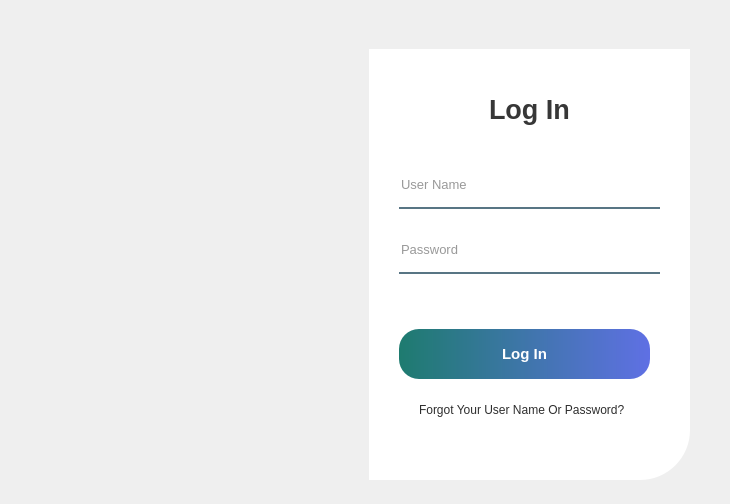
<?xml version="1.0" encoding="UTF-8"?>
<ui version="4.0">
 <class>Form</class>
 <widget class="QWidget" name="Form">
  <property name="geometry">
   <rect>
    <x>0</x>
    <y>0</y>
    <width>730</width>
    <height>504</height>
   </rect>
  </property>
  <property name="windowTitle">
   <string>Form</string>
  </property>
  <widget class="QWidget" name="widget" native="true">
   <property name="geometry">
    <rect>
     <x>9</x>
     <y>19</y>
     <width>701</width>
     <height>471</height>
    </rect>
   </property>
   <widget class="QLabel" name="label">
    <property name="geometry">
     <rect>
      <x>40</x>
      <y>30</y>
      <width>321</width>
      <height>431</height>
     </rect>
    </property>
    <property name="styleSheet">
     <string notr="true">border-image: url(:/images/Gemini_Generated_Image_k3pdhzk3pdhzk3pd.jpeg);
border-top-left-radius: 50px;
</string>
    </property>
    <property name="text">
     <string/>
    </property>
   </widget>
   <widget class="QLabel" name="label_2">
    <property name="geometry">
     <rect>
      <x>360</x>
      <y>30</y>
      <width>321</width>
      <height>431</height>
     </rect>
    </property>
    <property name="styleSheet">
     <string notr="true">background-color:rgb(255, 255, 255);
border-bottom-right-radius:50px;</string>
    </property>
    <property name="text">
     <string/>
    </property>
   </widget>
   <widget class="QLabel" name="label_3">
    <property name="geometry">
     <rect>
      <x>480</x>
      <y>70</y>
      <width>100</width>
      <height>40</height>
     </rect>
    </property>
    <property name="font">
     <font>
      <pointsize>20</pointsize>
      <bold>true</bold>
     </font>
    </property>
    <property name="styleSheet">
     <string notr="true">color:rgba(0, 0, 0, 200);</string>
    </property>
    <property name="text">
     <string>Log In</string>
    </property>
   </widget>
   <widget class="QLineEdit" name="lineEdit">
    <property name="geometry">
     <rect>
      <x>390</x>
      <y>150</y>
      <width>261</width>
      <height>40</height>
     </rect>
    </property>
    <property name="font">
     <font>
      <pointsize>10</pointsize>
     </font>
    </property>
    <property name="styleSheet">
     <string notr="true">background-color: rgba(0, 0, 0, 0); /* خلفية شفافة */
border: none;
border-bottom: 2px solid rgba(46, 82, 101, 0.8); /* استخدمي rgba بدل rgb مع قيمة شفافية */
color: rgba(0, 0, 0, 0.8); /* اللون مع شفافية مناسبة */
padding-bottom: 7px; /* كانت مكتوبة غلط: padding-bootom */
</string>
    </property>
    <property name="placeholderText">
     <string>User Name</string>
    </property>
   </widget>
   <widget class="QLineEdit" name="lineEdit_2">
    <property name="geometry">
     <rect>
      <x>390</x>
      <y>215</y>
      <width>261</width>
      <height>40</height>
     </rect>
    </property>
    <property name="font">
     <font>
      <pointsize>10</pointsize>
     </font>
    </property>
    <property name="styleSheet">
     <string notr="true">background-color: rgba(0, 0, 0, 0); /* خلفية شفافة */
border: none;
border-bottom: 2px solid rgba(46, 82, 101, 0.8); /* استخدمي rgba بدل rgb مع قيمة شفافية */
color: rgba(0, 0, 0, 0.8); /* اللون مع شفافية مناسبة */
padding-bottom: 7px; /* كانت مكتوبة غلط: padding-bootom */
</string>
    </property>
    <property name="echoMode">
     <enum>QLineEdit::EchoMode::Password</enum>
    </property>
    <property name="placeholderText">
     <string>Password</string>
    </property>
   </widget>
   <widget class="QPushButton" name="pushButton">
    <property name="geometry">
     <rect>
      <x>390</x>
      <y>310</y>
      <width>251</width>
      <height>50</height>
     </rect>
    </property>
    <property name="font">
     <font>
      <pointsize>11</pointsize>
      <bold>true</bold>
     </font>
    </property>
    <property name="styleSheet">
     <string notr="true">QPushButton#pushButton {
    background-color: qlineargradient(spread:pad, x1:0, y1:0, x2:1, y2:0, stop:0 rgba(30, 123, 111, 255), stop:1 rgba(95, 112, 228, 255));
    color: white;
    border-radius: 20px;
    padding: 8px 20px;
}

QPushButton#pushButton:hover {
    background-color: qlineargradient(spread:pad, x1:0, y1:0, x2:1, y2:0, stop:0 rgba(30, 123, 111, 255), stop:1 rgba(81, 84, 228, 255));
}

QPushButton#pushButton:pressed {
    padding-top: 5px;
    padding-left: 5px;
    background-color: rgb(30, 123, 111);
}

QPushButton#pushButton_2 {
    background-color: transparent;
    color: rgba(85, 98, 112, 1);
    border: none;
}

QPushButton#pushButton_2:hover {
    color: rgba(131, 96, 53, 1);
}

QPushButton#pushButton_2:pressed {
    padding-top: 5px;
    padding-left: 5px;
    color: rgba(91, 88, 53, 1);
}
</string>
    </property>
    <property name="text">
     <string>Log In</string>
    </property>
   </widget>
   <widget class="QLabel" name="label_4">
    <property name="geometry">
     <rect>
      <x>410</x>
      <y>380</y>
      <width>231</width>
      <height>21</height>
     </rect>
    </property>
    <property name="styleSheet">
     <string notr="true">color: rgba(0, 0, 0, 0.82); /* ✅ شفافية 82% تقريبًا */
</string>
    </property>
    <property name="text">
     <string>Forgot Your User Name Or Password?</string>
    </property>
   </widget>
  </widget>
 </widget>
 <resources>
  <include location="src.qrc"/>
 </resources>
 <connections/>
</ui>
